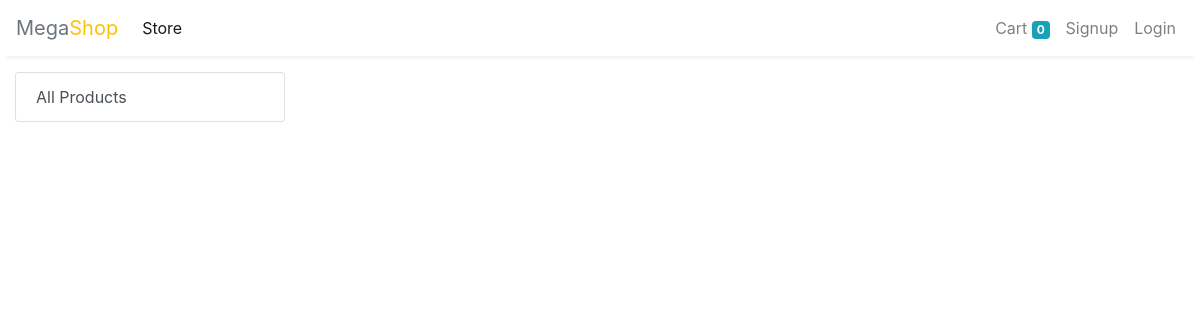
/store?category=1, run on an earlier commit of the app's database.
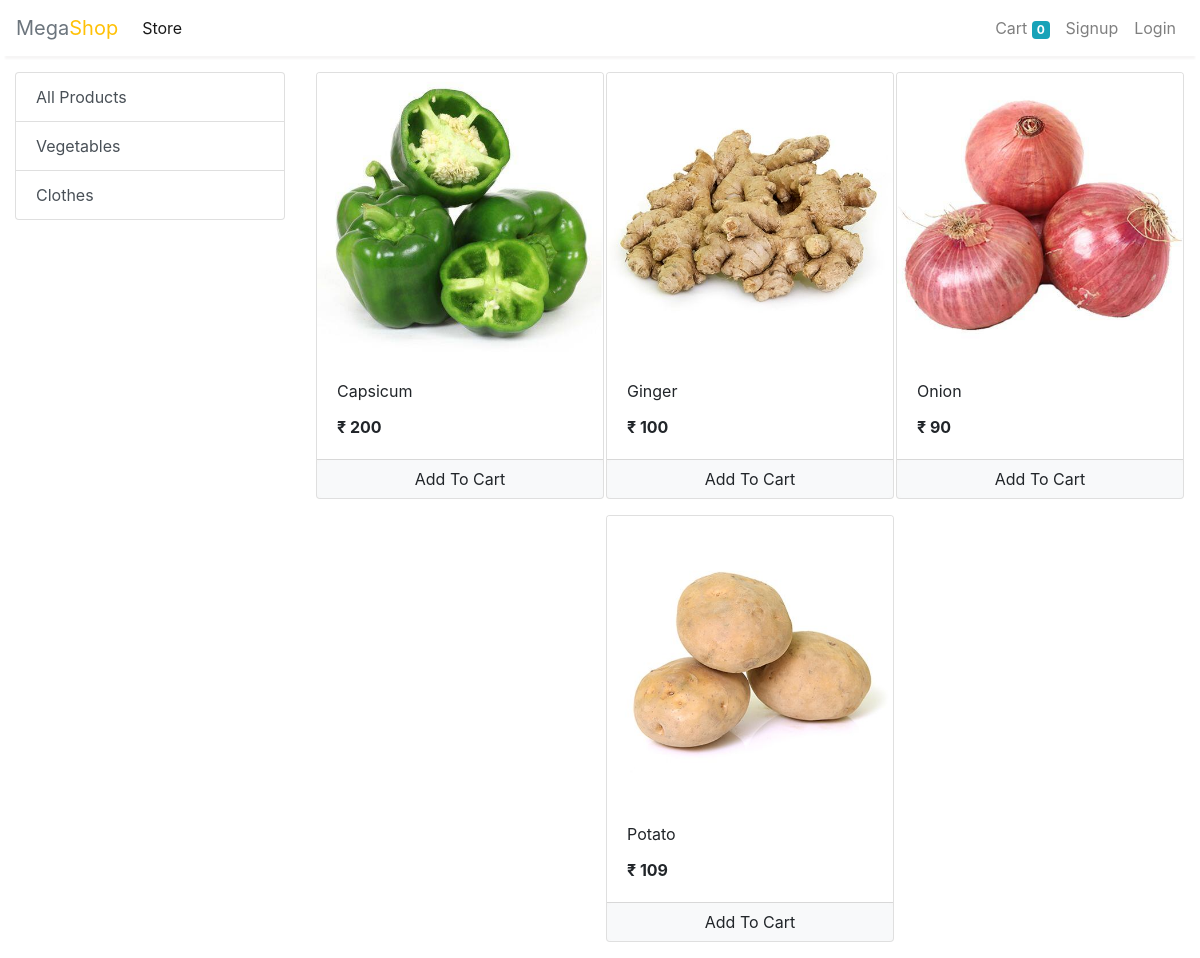
And on a later commit of the database.
### App/models/category.py (models this page shows, shortened)
class Category(models.Model):
    name        = models.CharField(max_length=20)
    @staticmethod
    def get_all_categories():
        return Category.objects.all()

### App/models/product.py (models this page shows, shortened)
class Product(models.Model):
    name                = models.CharField(max_length=50)
    price               = models.IntegerField(default=0)
    category            = models.ForeignKey(Category, on_delete=models.CASCADE, default=1)
    description         = models.CharField(max_length=200, default='' , null=True , blank=True)
    image               = models.ImageField(upload_to='uploads/products/')
    @staticmethod
    def get_all_products_by_categoryid(category_id):
        if category_id:
            return Product.objects.filter(category = category_id)
        else:
            return Product.get_all_products();

### App/views/home.py (the view)
# urls.py: path('store', store , name='store'),
def store(request):
    cart    = request.session.get('cart')
    if not cart:
        request.session['cart'] = {}
    products = None
    categories  = Category.get_all_categories()
    categoryID  = request.GET.get('category')
    if categoryID:
        products = Product.get_all_products_by_categoryid(categoryID)
    else:
        products = Product.get_all_products();
    data = {}
    data['products'] = products
    data['categories'] = categories
    return render(request, 'index.html', data)

### App/templatetags/cart.py (called while the page is built)
@register.filter(name='is_in_cart')
def is_in_cart(product  , cart):
    keys = cart.keys()
    for id in keys:
        if int(id) == product.id:
            return True
    return False;

### App/templatetags/custom_filter.py (called while the page is built)
@register.filter(name='currency')
def currency(number):
    return "₹ "+str(number)

### MegaShop/templates/index.html (shortened to what this page needs)
{% extends 'base.html' %}
{% block content %}
{% load cart %}
{% load custom_filter %}
<div class="container-fluid mt-3">
	<div class="row">
		<div class="col-lg-3 mx-auto">
			<div class="list-group">
				<a href="/" class="list-group-item list-group-item-action">All Products</a>
				{% for category in categories %}
				<a href="/?category={{category.id}}"
					class="list-group-item list-group-item-action">{{category.name}}</a>
				{% endfor %}
			</div>
		</div>
		<div id='products' class="col-lg-9 mx-auto">
			<div class="row mx-auto">
				{% for product in products %}
				<div class="card mx-auto mb-3" id={{product.id}} style="width: 18rem;">
					<img class="card-img-top" src="{{product.image.url}}" alt="Card image cap">
					<div class="card-body">
						<p class="card-title">{{product.name}}</p>
						<p class="card-text"><b>{{product.price|currency}}</b></p>
					</div>
					<div class="card-footer p-0 no-gutters">
						{% if product|is_in_cart:request.session.cart %}
						<div class="row no-gutters">
							<form action="/#{{product.id}}" class="col-2 " method="post">
								{% csrf_token %}
								<input hidden type="text" name='product' value='{{product.id}}'>
								<input hidden type="text" name='remove' value='True'>
								<input type="submit" value=" - " class="btn btn-block btn-light border-right">
							</form>
							<div class="text-center col">{{product|cart_quantity:request.session.cart}} in Cart</div>
							<form action="/#{{product.id}}" class="col-2 " method="post">
								{% csrf_token %}
								<input hidden type="text" name='product' value='{{product.id}}'>
								<input type="submit" value=" + " class="btn btn-block btn-light border-left">
							</form>
						</div>
						{% else %}
						<form action="/#{{product.id}}" method="POST" class="btn-block">
							<input type="submit" class="float-right btn btn-light  form-control"
								value="Add To Cart">
						</form>
						{% endif %}
					</div>
				</div>
				{% endfor %}
			</div>
		</div>
	</div>
</div>
{% endblock %}

What changed in the data, as far as the page shows it:
added Category: name "Vegetables"
added Category: name "Clothes"
added Product: {{ product.id }} 1 (drawn), image (picture), name "Capsicum", price "₹ 200"
added Product: image (picture), name "Ginger", price "₹ 100"
added Product: image (picture), name "Onion", price "₹ 90"
added Product: image (picture), name "Potato", price "₹ 109"
